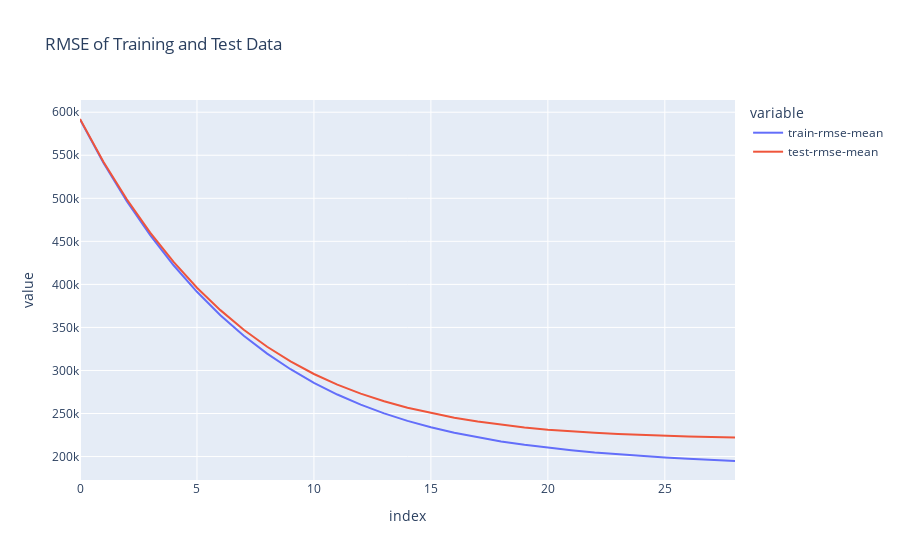

The notebook cell saved with this chart:
### Code cell
px.line(results, x=results.index, y=['train-rmse-mean','test-rmse-mean'], title='RMSE of Training and Test Data')

### Figure 1 — Plotly figure (JSON) as saved in the notebook; plotly's stock layout.template omitted (floating-point values rounded to 4 significant figures)
{"data": [{"hovertemplate": "variable=train-rmse-mean<br>index=%{x}<br>value=%{y}<extra></extra>", "legendgroup": "train-rmse-mean", "line": {"color": "#636efa", "dash": "solid"}, "marker": {"symbol": "circle"}, "mode": "lines", "name": "train-rmse-mean", "orientation": "v", "showlegend": true, "type": "scatter", "x": [0, 1, 2, 3, 4, 5, 6, 7, 8, 9, 10, 11, 12, 13, 14, 15, 16, 17, 18, 19, 20, 21, 22, 23, 24, 25, 26, 27, 28], "xaxis": "x", "y": [591500.0, 541300.0, 496700.0, 457200.0, 422200.0, 391400.0, 364200.0, 340400.0, 319600.0, 301400.0, 285700.0, 272000.0, 260300.0, 250200.0, 241500.0, 234000.0, 227700.0, 222200.0, 217500.0, 213600.0, 210200.0, 207200.0, 204600.0, 202500.0, 200600.0, 198900.0, 197400.0, 196000.0, 194800.0], "yaxis": "y"}, {"hovertemplate": "variable=test-rmse-mean<br>index=%{x}<br>value=%{y}<extra></extra>", "legendgroup": "test-rmse-mean", "line": {"color": "#EF553B", "dash": "solid"}, "marker": {"symbol": "circle"}, "mode": "lines", "name": "test-rmse-mean", "orientation": "v", "showlegend": true, "type": "scatter", "x": [0, 1, 2, 3, 4, 5, 6, 7, 8, 9, 10, 11, 12, 13, 14, 15, 16, 17, 18, 19, 20, 21, 22, 23, 24, 25, 26, 27, 28], "xaxis": "x", "y": [592100.0, 542600.0, 498800.0, 460100.0, 426000.0, 396200.0, 370100.0, 347300.0, 327500.0, 310500.0, 295900.0, 283500.0, 273000.0, 264300.0, 256700.0, 250600.0, 245100.0, 240700.0, 236900.0, 233800.0, 231200.0, 229200.0, 227500.0, 226200.0, 225100.0, 224000.0, 223300.0, 222700.0, 222100.0], "yaxis": "y"}], "layout": {"legend": {"title": {"text": "variable"}, "tracegroupgap": 0}, "title": {"text": "RMSE of Training and Test Data"}, "xaxis": {"anchor": "y", "domain": [0, 1], "title": {"text": "index"}}, "yaxis": {"anchor": "x", "domain": [0, 1], "title": {"text": "value"}}}}
